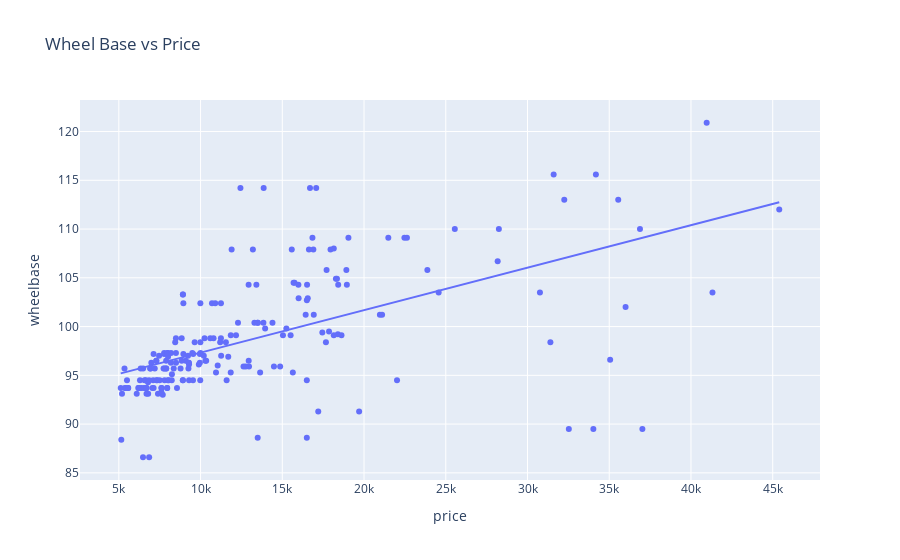

The code cell stored with this chart in its notebook:
### Code cell
px.scatter(body_data, x="price", y="wheelbase", title="Wheel Base vs Price", trendline="ols")

### Figure 1 — Plotly figure (JSON) as saved in the notebook; plotly's stock layout.template omitted (floating-point values rounded to 4 significant figures; data arrays with more than 128 entries replaced by an {"elided": "..."} marker saying what was removed)
{"data": [{"hovertemplate": "price=%{x}<br>wheelbase=%{y}<extra></extra>", "legendgroup": "", "marker": {"color": "#636efa", "symbol": "circle"}, "mode": "markers", "name": "", "orientation": "v", "showlegend": false, "type": "scatter", "x": {"elided": "205 float values"}, "xaxis": "x", "y": {"elided": "205 float values"}, "yaxis": "y"}, {"hovertemplate": "<b>OLS trendline</b><br>wheelbase = 0.000435541 * price + 92.974<br>R<sup>2</sup>=0.333871<br><br>price=%{x}<br>wheelbase=%{y} <b>(trend)</b><extra></extra>", "legendgroup": "", "marker": {"color": "#636efa", "symbol": "circle"}, "mode": "lines", "name": "", "showlegend": false, "type": "scatter", "x": {"elided": "205 float values"}, "xaxis": "x", "y": {"elided": "205 float values"}, "yaxis": "y"}], "layout": {"legend": {"tracegroupgap": 0}, "title": {"text": "Wheel Base vs Price"}, "xaxis": {"anchor": "y", "domain": [0, 1], "title": {"text": "price"}}, "yaxis": {"anchor": "x", "domain": [0, 1], "title": {"text": "wheelbase"}}}}
